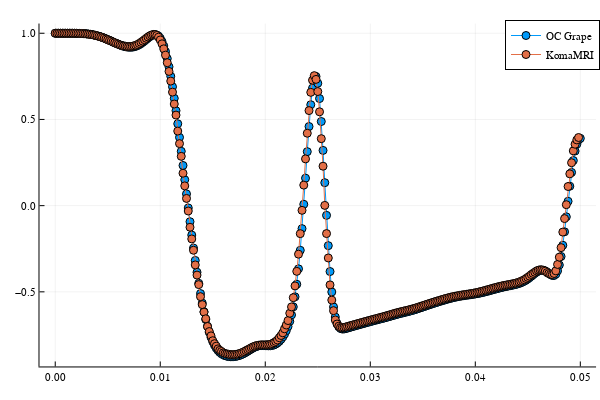

The cell this chart's notebook holds for it:
### Code cell
display(p_mag)

### Figure 1 — Plotly figure (JSON) as saved in the notebook; plotly's stock layout.template omitted (floating-point values rounded to 4 significant figures; data arrays with more than 128 entries replaced by an {"elided": "..."} marker saying what was removed)
{"data": [{"colorbar": {"len": 0.9525, "title": "", "x": 0.9934, "y": 0.5139}, "legendgroup": "OC Grape", "line": {"color": "rgba(0, 154, 250, 1.000)", "dash": "solid", "shape": "linear", "width": 1}, "marker": {"color": "rgba(0, 154, 250, 1.000)", "line": {"color": "rgba(0, 0, 0, 1.000)", "width": 1}, "size": 8, "symbol": "circle"}, "mode": "lines+markers", "name": "OC Grape", "showlegend": true, "type": "scatter", "x": {"elided": "301 float values"}, "xaxis": "x", "y": {"elided": "301 float values"}, "yaxis": "y"}, {"colorbar": {"len": 0.9525, "title": "", "x": 0.9934, "y": 0.5139}, "legendgroup": "KomaMRI", "line": {"color": "rgba(227, 111, 71, 1.000)", "dash": "solid", "shape": "linear", "width": 1}, "marker": {"color": "rgba(227, 111, 71, 1.000)", "line": {"color": "rgba(0, 0, 0, 1.000)", "width": 1}, "size": 8, "symbol": "circle"}, "mode": "lines+markers", "name": "KomaMRI", "showlegend": true, "type": "scatter", "x": {"elided": "300 float values"}, "xaxis": "x", "y": {"elided": "300 float values"}, "yaxis": "y"}], "layout": {"annotations": [], "height": 400, "legend": {"bgcolor": "rgba(255, 255, 255, 1.000)", "bordercolor": "rgba(0, 0, 0, 1.000)", "borderwidth": 1, "font": {"color": "rgba(0, 0, 0, 1.000)", "family": "sans-serif", "size": 11}, "title": {"font": {"color": "rgba(0, 0, 0, 1.000)", "family": "sans-serif", "size": 15}, "text": ""}, "tracegroupgap": 0, "traceorder": "normal", "x": 1, "xanchor": "auto", "y": 1, "yanchor": "auto"}, "margin": {"b": 20, "l": 0, "r": 0, "t": 20}, "paper_bgcolor": "rgba(255, 255, 255, 1.000)", "plot_bgcolor": "rgba(255, 255, 255, 1.000)", "showlegend": true, "width": 600, "xaxis": {"anchor": "y", "domain": [0.06582, 0.9934], "gridcolor": "rgba(0, 0, 0, 0.100)", "gridwidth": 0.5, "linecolor": "rgba(0, 0, 0, 1.000)", "mirror": false, "range": [-0.0015, 0.0515], "showgrid": true, "showline": true, "showticklabels": true, "tickangle": 0, "tickcolor": "rgb(0, 0, 0)", "tickfont": {"color": "rgba(0, 0, 0, 1.000)", "family": "sans-serif", "size": 11}, "tickmode": "array", "ticks": "inside", "ticktext": ["0.00", "0.01", "0.02", "0.03", "0.04", "0.05"], "tickvals": [0, 0.01, 0.02, 0.03, 0.04, 0.05], "title": "", "titlefont": {"color": "rgba(0, 0, 0, 1.000)", "family": "sans-serif", "size": 15}, "type": "-", "visible": true, "zeroline": false, "zerolinecolor": "rgba(0, 0, 0, 1.000)"}, "yaxis": {"anchor": "x", "domain": [0.03762, 0.9902], "gridcolor": "rgba(0, 0, 0, 0.100)", "gridwidth": 0.5, "linecolor": "rgba(0, 0, 0, 1.000)", "mirror": false, "range": [-0.9328, 1.056], "showgrid": true, "showline": true, "showticklabels": true, "tickangle": 0, "tickcolor": "rgb(0, 0, 0)", "tickfont": {"color": "rgba(0, 0, 0, 1.000)", "family": "sans-serif", "size": 11}, "tickmode": "array", "ticks": "inside", "ticktext": ["−0.5", "0.0", "0.5", "1.0"], "tickvals": [-0.5, 0, 0.5, 1], "title": "", "titlefont": {"color": "rgba(0, 0, 0, 1.000)", "family": "sans-serif", "size": 15}, "type": "-", "visible": true, "zeroline": false, "zerolinecolor": "rgba(0, 0, 0, 1.000)"}}}
